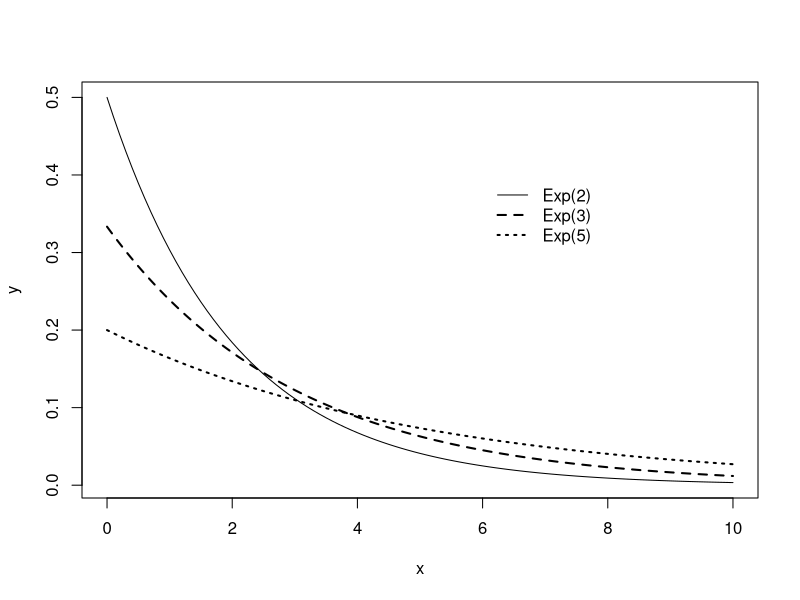

R code for this plot:
plot(seq(0,10,0.1),dexp(seq(0,10,0.1),rate=1/2),type="l",xla="x", ylab="y")
lines(seq(0,10,0.01),dexp(seq(0,10,0.01),rate=1/3),lty=2,lwd=2)
lines(seq(0,10,0.1),dexp(seq(0,10,0.1),rate=1/5),lty=3,lwd=2)
legend(6,0.4,c("Exp(2)","Exp(3)","Exp(5)"),lty=c(1,2,3),bty="n",lwd=c(1,2,2))
